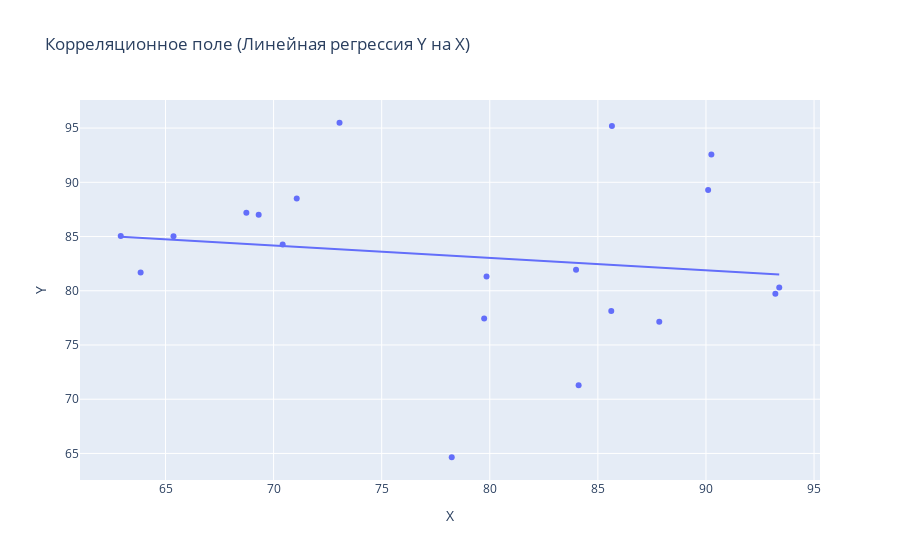

The cell this chart's notebook holds for it:
### Code cell
px.scatter(data, x='X', y='Y', trendline='ols', title='Корреляционное поле (Линейная регрессия Y на X)')

### Figure 1 — Plotly figure (JSON) as saved in the notebook; plotly's stock layout.template omitted (floating-point values rounded to 4 significant figures)
{"data": [{"hovertemplate": "X=%{x}<br>Y=%{y}<extra></extra>", "legendgroup": "", "marker": {"color": "#636efa", "symbol": "circle"}, "mode": "markers", "name": "", "orientation": "v", "showlegend": false, "type": "scatter", "x": [85.62, 93.21, 62.93, 68.74, 90.1, 79.74, 70.42, 90.25, 71.07, 65.37, 73.05, 93.39, 79.85, 84.11, 85.65, 69.31, 83.99, 63.85, 87.84, 78.24], "xaxis": "x", "y": [78.14, 79.72, 85.06, 87.19, 89.29, 77.45, 84.27, 92.56, 88.51, 85.03, 95.49, 80.31, 81.32, 71.28, 95.2, 87.01, 81.93, 81.68, 77.15, 64.65], "yaxis": "y"}, {"hovertemplate": "<b>OLS trendline</b><br>Y = -0.113701 * X + 92.1258<br>R<sup>2</sup>=0.022677<br><br>X=%{x}<br>Y=%{y} <b>(trend)</b><extra></extra>", "legendgroup": "", "marker": {"color": "#636efa", "symbol": "circle"}, "mode": "lines", "name": "", "showlegend": false, "type": "scatter", "x": [62.93, 63.85, 65.37, 68.74, 69.31, 70.42, 71.07, 73.05, 78.24, 79.74, 79.85, 83.99, 84.11, 85.62, 85.65, 87.84, 90.1, 90.25, 93.21, 93.39], "xaxis": "x", "y": [84.97, 84.87, 84.69, 84.31, 84.25, 84.12, 84.05, 83.82, 83.23, 83.06, 83.05, 82.58, 82.56, 82.39, 82.39, 82.14, 81.88, 81.86, 81.53, 81.51], "yaxis": "y"}], "layout": {"legend": {"tracegroupgap": 0}, "title": {"text": "Корреляционное поле (Линейная регрессия Y на X)"}, "xaxis": {"anchor": "y", "domain": [0, 1], "title": {"text": "X"}}, "yaxis": {"anchor": "x", "domain": [0, 1], "title": {"text": "Y"}}}}
